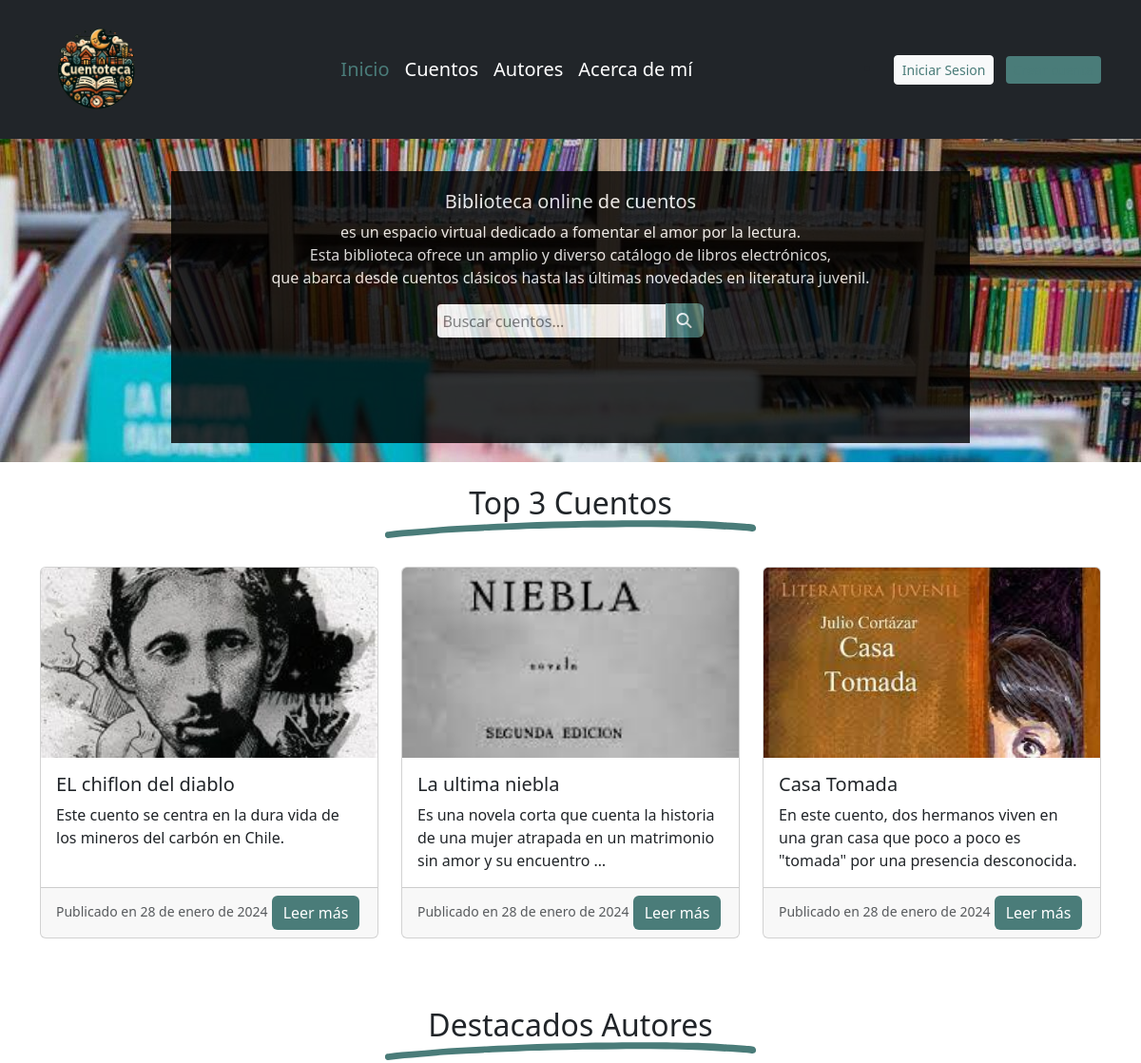
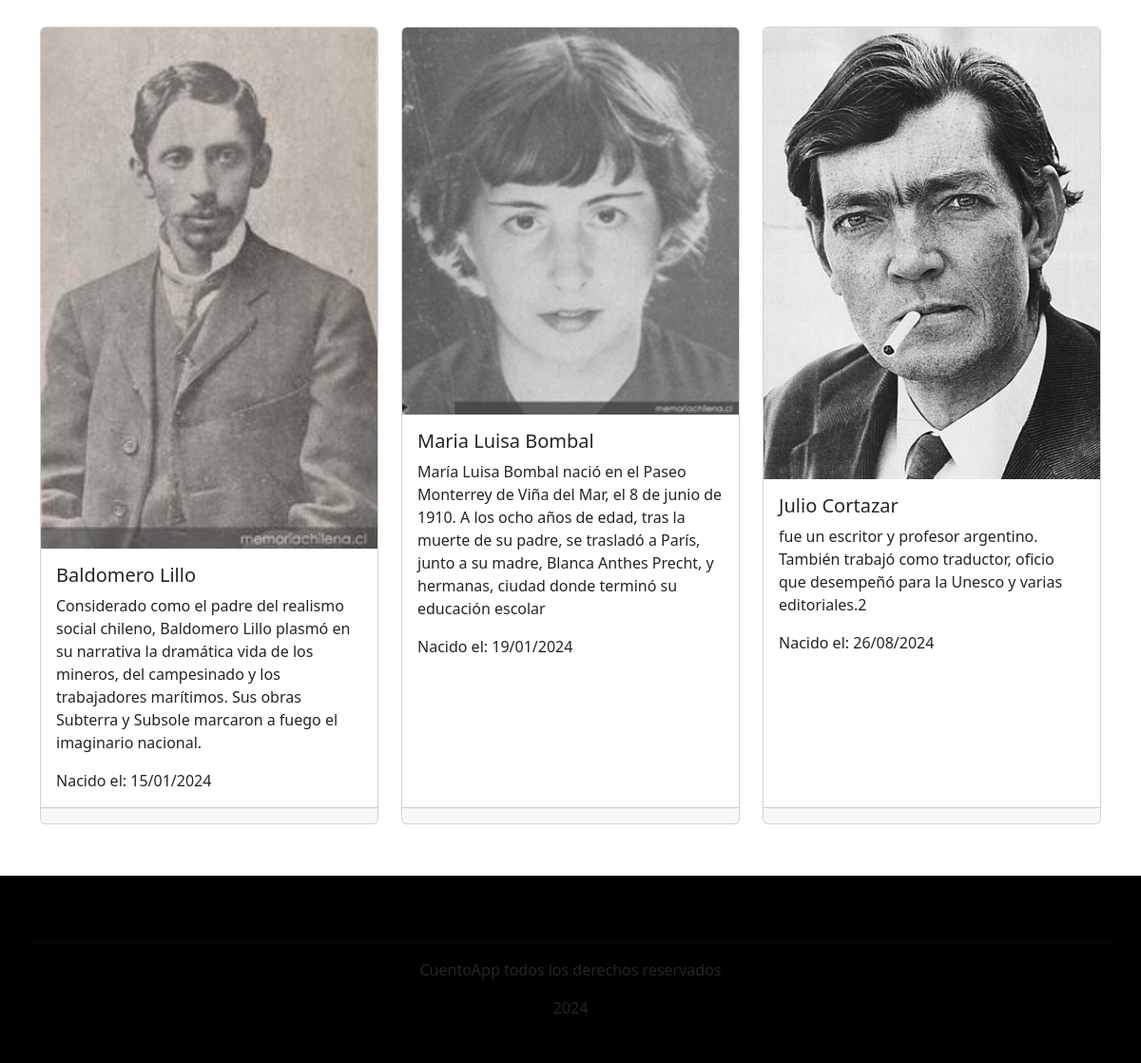
The page / on the database its author committed (2 pictures, top to bottom).
### CuentoApp/models.py (models this page shows, shortened)
class Cuento(models.Model):
    titulo = models.CharField(max_length=200)
    sinopsis = models.TextField()
    texto_completo = models.TextField()
    fecha_publicacion = models.DateField(default=now)
    autores = models.ManyToManyField(Autor, related_name='autores')
    imagen_portada = models.ImageField(upload_to="cuentos_portadas/", blank=True, null=True)

class Autor(models.Model):
    nombre = models.CharField(max_length=100)
    apellido = models.CharField(max_length=100)
    biografia = models.TextField(blank=True)
    fecha_nacimiento = models.DateField(null=True, blank=True)
    foto = models.ImageField(upload_to="autores_fotos/", blank=True, null=True)

### CuentoApp/views.py (the view)
# urls.py: path('', index, name='index'),
def index(request):
    context = {
        'cuentos': Cuento.objects.all()[:3],
        'autores': Autor.objects.all()[:3],
        'editoriales': Editorial.objects.all()[:3]
    }
    if request.method == "POST":
        termino_busqueda = request.POST.get("termino_busqueda", "")
        cuentos_buscados = Cuento.objects.filter(titulo__icontains=termino_busqueda)
        context["cuentos"] = cuentos_buscados
        if not cuentos_buscados:
            context['error'] = "No se encontraron cuentos con ese título"
    return render(request, 'CuentoApp/index.html', context)

### CuentoApp/templates/CuentoApp/index.html (shortened to what this page needs)
{% extends "CuentoApp/base.html" %}
{% load static %}
{% block content %}
<div id="carouselExampleControls" class="carousel slide" data-ride="carousel">
  <div class="carousel-inner">
    <div class="carousel-item active">
      <div class="carousel-caption d-none d-md-block">
        <h5>Biblioteca online de cuentos</h5>
        <p>es un espacio virtual dedicado a fomentar el amor por la lectura.<br>
          Esta biblioteca ofrece un amplio y diverso catálogo de libros electrónicos, <br>
          que abarca desde cuentos clásicos hasta las últimas novedades en literatura juvenil.</p>
        <form action="{% url 'index' %}" method="POST" class="search-form">
          <input type="search" name="termino_busqueda" placeholder="Buscar cuentos..." class="search-input ">
          <button type="submit" class="btn btn-primary" data-mdb-ripple-init><i class="fas fa-search"></i></button>
        </form>
      </div>
    </div>
  </div>
</div>
<div class="container">
  {% if cuentos %}
  <div class="cuentos-container mb-5">
    <h2 class="position-relative z-index-9 text-center mt-4 mb-5">Top 3 Cuentos
      <span class="position-absolute top-50 start-50 translate-middle z-index-n1 d-none d-md-block mt-4">
      </span>
    </h2>
    <div class="row">
      {% for cuento in cuentos %}
        <div class="col-md-4 col-sm-6 col-xs-12 mb-4">
          <div class="card h-100 cuento-card">
            {% if cuento.imagen_portada %}
              <img src="{{ cuento.imagen_portada.url }}" class="card-img-top" alt="Portada de {{ cuento.titulo }}" style="height: 200px; object-fit: cover;">
            {% else %}
            <img src="{% static 'CuentoApp/assets/img/cuento/portada-predeterminada.jpg' %}" class="card-img-top" alt="Imagen predeterminada" style="height: 200px; object-fit: cover;">
            {% endif %}
            <div class="card-body">
              <h5 class="card-title">{{ cuento.titulo }}</h5>
              <p class="card-text">{{ cuento.sinopsis|truncatewords:20 }}</p>
            </div>
            <div class="card-footer">
              <small class="text-muted">Publicado en {{ cuento.fecha_publicacion }}</small>
              <a href="{% url 'cuento-detail' cuento.pk %}" class="btn btn-primary">Leer más</a>
            </div>
          </div>
        </div>
      {% endfor %}
    </div>
  </div>
{% endif %}
  {% if autores %}
  <div class="autores-container">
    <h2 class="position-relative z-index-9 text-center mt-4 mb-5">Destacados Autores
      <span class="position-absolute top-50 start-50 translate-middle z-index-n1 d-none d-md-block mt-4">
      </span>
    </h2>
    <div class="row">
      {% for autor in autores %}
        <div class="col-md-4 col-sm-6 col-xs-12 mb-4">
          <div class="card h-100 autor-card">
            {% if autor.foto %}
              <img src="{{ autor.foto.url }}" class="card-img-top" alt="Foto de {{ autor.nombre }} {{ autor.apellido }}">
            {% else %}
              <img src="{% static 'CuentoApp/assets/img/autor/autor-predeterminado.jpg' %}" class="card-img-top" alt="Imagen predeterminada">
            {% endif %}
            <div class="card-body">
              <h5 class="card-title">{{ autor.nombre }} {{ autor.apellido }}</h5>
              <p class="card-text">{{ autor.biografia }}</p>
              {% if autor.fecha_nacimiento %}
                <p class="card-text">Nacido el: {{ autor.fecha_nacimiento|date:"d/m/Y" }}</p>
              {% endif %}
            </div>
            <div class="card-footer">
            </div>
          </div>
        </div>
      {% endfor %}
    </div>
  </div>
{% endif %}
</div>
{% endblock %}

### CuentoApp/templates/CuentoApp/base.html (shortened to what this page needs)
{% load static %}
<!DOCTYPE html>
<html lang="es">
<head>
  <link href="{% static 'CuentoApp/css/styles.css' %}" rel="stylesheet" />
  <link rel="stylesheet" href="https://cdnjs.cloudflare.com/ajax/libs/font-awesome/6.5.1/css/all.min.css">
  <link href="https://cdnjs.cloudflare.com/ajax/libs/bootstrap/5.3.2/css/bootstrap.min.css" rel="stylesheet">
</head>
<body>
  <header>
    <nav class="navbar navbar-expand-lg navbar-dark bg-dark">
      <div class="container">
        <a class="navbar-brand" href="{% url 'index' %}"><img src="{% static 'CuentoApp/assets/img/logo-cuentoteca.png' %}" class="logo" /></a>
        <div class="offcanvas-body pt-0 align-items-center collapse navbar-collapse" id="navbarSupportedContent">
          <ul class="navbar-nav mx-auto align-items-lg-center">
            <li class="nav-item active">
              <a class="nav-link" href="{% url 'index' %}">Inicio</a>
            </li>
            <li class="nav-item">
              <a class="nav-link" href="{% url 'cuento-list' %}">Cuentos</a>
            </li>
            <li class="nav-item">
              <a class="nav-link" href="{% url 'autor-list' %}">Autores</a>
            </li>
            <li class="nav-item">
              <a class="nav-link" href="{% url 'acerca_de_mi' %}">Acerca de mí</a>
            </li>
          </ul>
          <div class="authenticated mt-3 mt-lg-0 text-center align-items-center">
            {% if user.is_authenticated %}
              <div>
                <span>Usuario : {{ user.username }}</span>
                <a href="{% url 'editar_perfil' %}" title="Editar perfil" class="avatar-container">
                  <i class="fa fa-edit"></i>
                </a>
              </div>
              <div class="avatar-usuario">
              {% if request.session.avatar %}
                  <a href="{% url 'agregar_avatar' %}" class="avatar-container">
                    <span>Modificar </span>
                  </a>
                    <img src="{{ request.session.avatar }}" class="avatar rounded" />
                    <span> Avatar</span>
                  {% else %}
                  <img src="{% static 'CuentoApp/assets/img/avatar/predefinido.png' %}" class="avatar rounded" />
                  <a href="{% url 'agregar_avatar' %}" class="avatar-container">
                    <span><i class="fa-solid fa-user-tie"></i>Crea Tu Avatar</span>
                  </a>
                  {% endif %}
              </div>
              <form action="{% url 'logout' %}" method="post">
                {% csrf_token %}
                  <button type="submit" class="btn btn-primary btn-sm">Cerrar Sesion</button>
              </form>
            {% else %}
            <li class="nav-item">
              <a class="btn btn-light mx-2 btn-sm" href="{% url 'login' %}">Iniciar Sesion</a>
              <a class="btn btn-primary btn-sm" href="{% url 'registro' %}">Crear cuenta</a>
            </li>
            {% endif %}
          </div>
        </div>
      </div>
    </nav>
  </header>
<main>
  {% block content %}
  {% endblock content %}
</main>
  {% block footer %}
  <div class="footer-main">
    <div class="last__footer__row">
    </div>
    <hr>
    <div class="last__footer__row">
        <p>CuentoApp todos los derechos reservados</p>
        <p>2024</p>
    </div>
  </div>
  {% endblock footer %}
</body>
</html>

### CuentoApp/static/CuentoApp/css/styles.css (style rules this page uses)
.authenticated a { color: #4a7c79!important; }
.input-form, .search-form { flex-direction: row; align-items: center; align-content: center; flex-wrap: wrap; justify-content: space-evenly; }
.search-form button { margin-top: -6px; margin-left: -6px; border-top-left-radius: 0; border-bottom-left-radius: 0; }
.search-form input { padding: 6px 5px 5px; border: 0; border-radius: 4px; border-top-right-radius: 0 !important; border-bottom-right-radius: 0 !important; }
.footer-main { width: 100%; position: relative; padding: 30px; margin-top: 30px; background-color: black; text-align:center; }
.navbar { background-color: #f8f9fa; box-shadow: 0 2px 4px rgba(0,0,0,0.1); }
.navbar-brand { color: #007bff; font-weight: bold; }
.nav-link { color: #fff!important; font-size: 20px!important; }
.btn-primary { background-color: #4a7c79!important; border: #4a7c79!important; }
.nav-item.active .nav-link { color: #4a7c79!important; }
.logo { width: 120px; height: auto; }
.carousel-caption { top:10%; background-color: black; opacity: 0.8; }

### rows shown on the page
Cuento: imagen_portada (picture), titulo "EL chiflon del diablo", sinopsis "Este cuento se centra en la dura vida de los mineros del carbón en Chile.", fecha_publicacion "28 de enero de 2024"
Cuento: imagen_portada (picture), titulo "La ultima niebla", sinopsis "Es una novela corta que cuenta la historia de una mujer atrapada en un matrimonio sin amor y su encuentro …", fecha_publicacion "28 de enero de 2024"
Cuento: imagen_portada (picture), titulo "Casa Tomada", sinopsis "En este cuento, dos hermanos viven en una gran casa que poco a poco es \"tomada\" por una presencia desconocida.", fecha_publicacion "28 de enero de 2024"
Autor: foto (picture), nombre "Baldomero", apellido "Lillo", biografia "Considerado como el padre del realismo social chileno, Baldomero Lillo plasmó en su narrativa la dramática vida de los mineros, del campesinado y los trabajadores marítimos. Sus obras Subterra y Subsole marcaron a fuego el imaginario nacional.", fecha_nacimiento "15/01/2024"
Autor: foto (picture), nombre "Maria Luisa", apellido "Bombal", biografia "María Luisa Bombal nació en el Paseo Monterrey de Viña del Mar, el 8 de junio de 1910. A los ocho años de edad, tras la muerte de su padre, se trasladó a París, junto a su madre, Blanca Anthes Precht, y hermanas, ciudad donde terminó su educación escolar", fecha_nacimiento "19/01/2024"
Autor: foto (picture), nombre "Julio", apellido "Cortazar", biografia "fue un escritor y profesor argentino. También trabajó como traductor, oficio que desempeñó para la Unesco y varias editoriales.2", fecha_nacimiento "26/08/2024"
